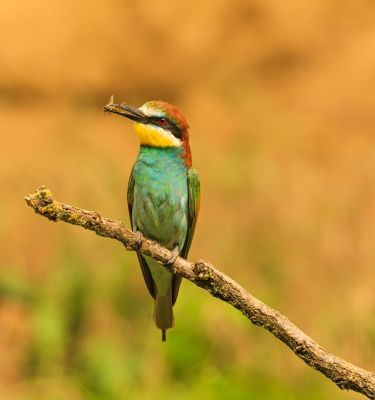
#> input picture OpenCV/images/bird.jpg, 375 x 400 px
$ jupyter execute access_manipulate_pixels.ipynb
#> lines starting #> are read from the running program, lines starting #| are printed output that depends on the picture; after the words box and inside, x2 and y2 are one past the last pixel; in counts of white or black regions, pixels touching at a corner belong together
[cell 1]
import numpy as np
import cv2

[cell 2]
img = cv2.imread('./images/bird.jpg')
#> img is the input picture: shape (400, 375, 3); mean B, G, R 50.8, 144.7, 193.4

[cell 3]
# Jupyter
def display(window_name, file_name):
    cv2.imshow(window_name, file_name)
    cv2.waitKey(5000)
    cv2.destroyWindow(window_name)

[cell 4]
display('Bird', img)

[cell 5]
img.shape
#> Out = (400, 375, 3)

## Accessing first 100 rows and first 100 columns

We can actually slice the image using numerical python, since the "img" itself is a numpy arry we can easily do so

[cell 6]
type(img)

[cell 7]
#access first 100 rows and first 100 columns
corners = img[0:100, 0:100]
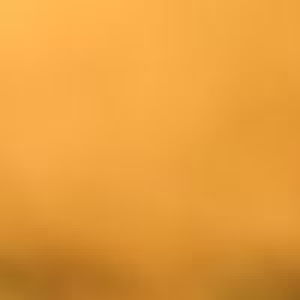
#> corners: shape (100, 100, 3) (shown 3 times larger); mean B, G, R 60.6, 157.6, 230.8

[cell 8]
display('Corners', corners)

## Change first 100 rows and first 100 colums to green

[cell 9]
green = (0, 255, 0) # For 8-bit Green is (0, 255, 0)

img[0:100, 0:100] = green
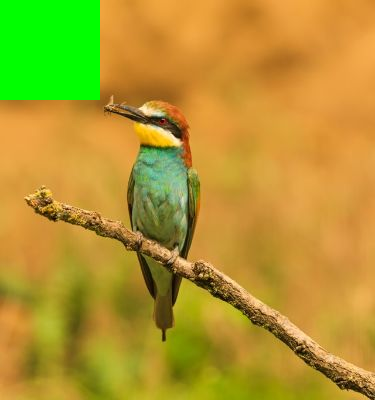
#> img: shape (400, 375, 3); 6.67% of pixels changed, all inside (x1, y1, x2, y2) = (0, 0, 100, 100)

[cell 10]
display('Green Corner in Image', img)
